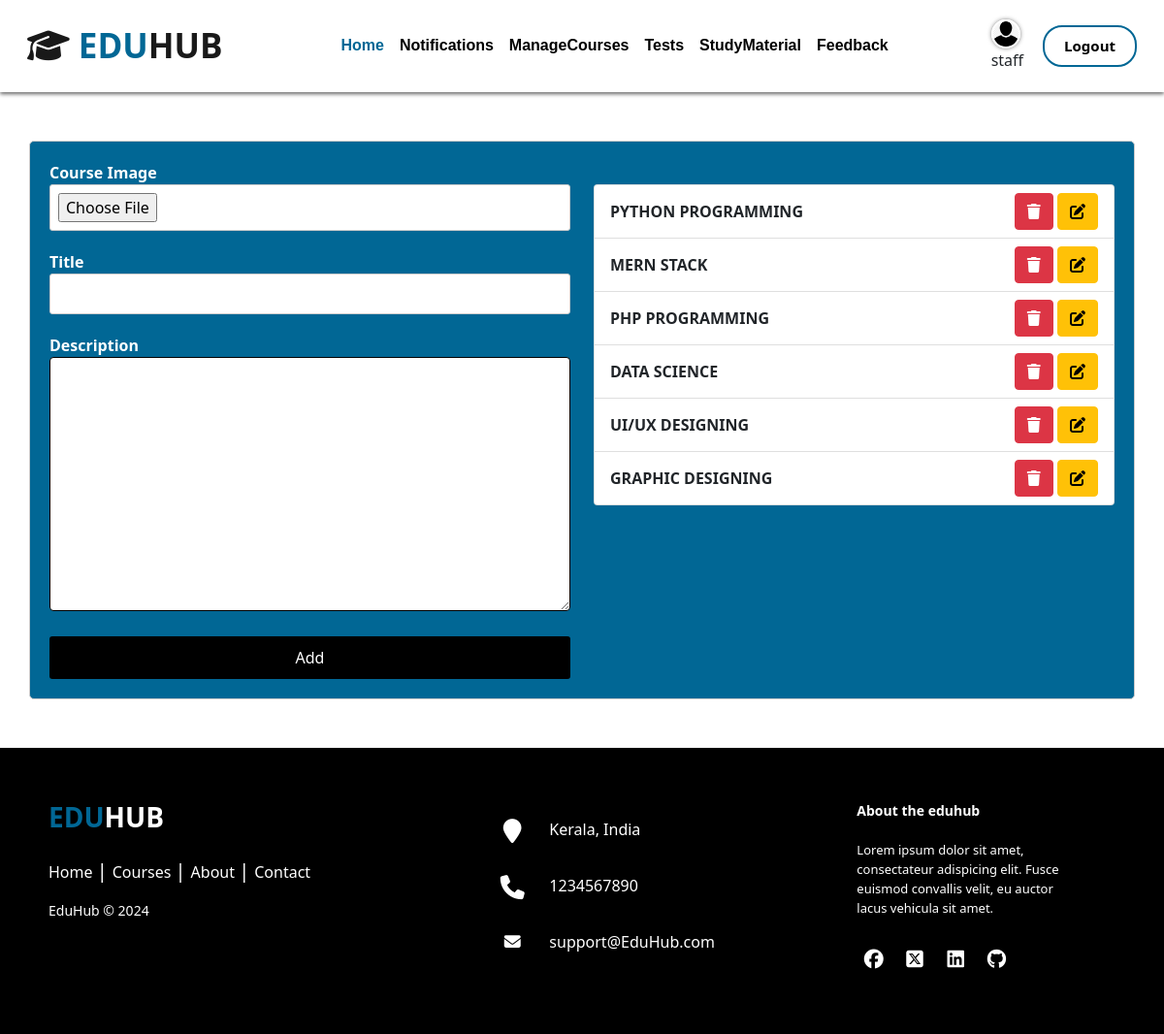
Screenshot of /staff/manage-courses/ (signed in) with the database file from the repository.
### account/models.py (models this page shows)
class CustomUser(AbstractUser):
    is_staff = models.BooleanField(default=False)
    is_student = models.BooleanField(default=False)
    profile_image = models.ImageField(upload_to='profile_images/', blank=True, null=True)

### home/models.py (models this page shows, shortened)
class Course(models.Model):
    staff=models.ForeignKey(Staff,on_delete = models.CASCADE)
    course_image=models.ImageField(upload_to='Course_images/')
    title=models.CharField(max_length=200)
    description=models.TextField(max_length=250)

### staff/views.py (the view)
# urls.py: path('manage-courses/', manage_courses, name='manage_courses'),
def manage_courses(request):
    if request.method == 'POST':
        form = CourseForm(request.POST, request.FILES)
        if form.is_valid():
            course = form.save(commit=False)
            course.staff = request.user.staff
            course.save()
            return redirect('manage_courses')
    else:
        form = CourseForm()
    courses = Course.objects.filter(staff=request.user.staff)
    return render(request, 'staff_templates/manage_course.html', {'form': form, 'courses': courses})

### staff/forms.py
class CourseForm(forms.ModelForm):
    class Meta:
        model = Course
        fields = ['course_image', 'title', 'description']

### templates/staff_templates/manage_course.html (shortened to what this page needs)
{% extends 'base.html' %}
{% block content %}
<div class="container manage-course" style="color: #fff; font-weight: bold;" >
    <div class="row">
        <div class="col-md-6">
            <form method="POST" enctype="multipart/form-data">
                <div class="form-group">
                    <label for="id_course_image">Course Image</label>
                    {{ form.course_image }}
                </div>
                <div class="form-group">
                    <label for="id_title">Title</label>
                    {{ form.title }}
                </div>
                <div class="form-group">
                    <label for="id_description">Description</label>
                    {{ form.description }}
                </div>
                <input type="submit" value="Add"></input>
            </form>
        </div>
        <div class="col-md-6 mt-4">
            <ul class="list-group">
                {% for course in courses %}
                <li class="list-group-item">
                    <div class="d-flex justify-content-between align-items-center">
                        <span>{{ course.title }}</span>
                        <form method="POST" action="{% url 'delete_course' course.id %}">
                            <button type="submit" class="btn btn-danger"><i class="fa-solid fa-trash"></i></button>
                            <a href="{% url 'update_course' course.id %}" class="btn btn-warning"><i class="fas fa-edit"></i></a>
                        </form>
                    </div>
                </li>
                {% endfor %}
            </ul>
        </div>
    </div>
</div>
{% endblock %}

### templates/base.html (shortened to what this page needs)
<!DOCTYPE html>
<html lang="en">
    <head>
        <link
            href="https://cdn.jsdelivr.net/npm/bootstrap@5.0.2/dist/css/bootstrap.min.css"
            rel="stylesheet"
        />
        <link rel="stylesheet" href="https://cdnjs.cloudflare.com/ajax/libs/font-awesome/6.5.1/css/all.min.css">
        {% load static %}
        <link rel="stylesheet" href="{% static 'css/styless.css' %}">
    </head>
    <body>
      <div class="hero-section">
        <nav class="navbar navbar-expand-lg navbar-light p-3 w-100 sticky-top bg-white">
            <div class="container-fluid">
                <a class="navbar-brand" href="/"><i class="fa-solid fa-graduation-cap"></i><span> EDU</span>HUB</a>
                {% if user.is_authenticated %}
                {% if user.is_staff %}
                <div class="collapse navbar-collapse justify-content-lg-center" id="navbarSupportedContent">
                    <ul class="navbar-nav  mb-2 mb-lg-0">
                        <li class="nav-item">
                            <a class="nav-link active" aria-current="page" href="{% url 'staff_dashboard' %}" style="color:#016795;">Home</a>
                        </li>
                        <li class="nav-item">
                          <a class="nav-link" href="{% url 'notifications' %}">Notifications</a>
                      </li>
                        <li class="nav-item">
                          <a class="nav-link" href="{% url 'manage_courses' %}">ManageCourses</a>
                      </li>
                        <li class="nav-item">
                          <a class="nav-link" href="{% url 'question_list' %}">Tests</a>
                      </li>
                    <li class="nav-item">
                      <a class="nav-link" href="{% url 'upload_study_material' %}">StudyMaterial</a>
                  </li>
                  <li class="nav-item">
                    <a class="nav-link" href="{% url 'staff_feedback' %}">Feedback</a>
                </li>
                    </ul>
                  </div>
                  <div style="margin-right: 20px;">
                    {% if user.profile_image %}
                        <a href="{% url 'edit_staff_details' user_id=user.id %}">
                            <img src="{{ user.profile_image.url }}" alt="Profile Image" class="profile-image">
                        </a>
                    {% endif %}
                    <br>
                    <span>{{ user.username }}</span>
                </div>
                  {% endif %}
                  <a href="{% url 'logout' %}" class="btn btn-custom">Logout</a>
            {% endif %}
            </div>
        </nav>
    </div>
    {% block content %} {% endblock %}
    <footer class="footer-distributed mt-4">
      <div class="footer-left">
        <h3 style="font-weight: bold;"><span style="font-weight: bold;">EDU</span>HUB</h3>
        <p class="footer-links">
          <a href="{% url 'home' %}" class="link-1">Home</a>
          <a href="#courses">Courses</a>
          <a href="#about">About</a>
          <a href="#contact">Contact</a>
        </p>
        <p class="footer-company-name">EduHub © 2024</p>
      </div>
      <div class="footer-center">
        <div>
          <i class="fa fa-map-marker"></i>
          <p>Kerala, India</p>
        </div>
        <div>
          <i class="fa fa-phone"></i>
          <p>1234567890</p>
        </div>
        <div>
          <i class="fa fa-envelope"></i>
          <p><a href="#">support@EduHub.com</a></p>
        </div>
      </div>
      <div class="footer-right">
        <p class="footer-company-about">
          <span>About the eduhub</span>
          Lorem ipsum dolor sit amet, consectateur adispicing elit. Fusce euismod convallis velit, eu auctor lacus vehicula sit amet.
        </p>
        <div class="footer-icons">
          <a href="#"><i class="fa-brands fa-facebook"></i></a>
          <a href="#"><i class="fa-brands fa-square-x-twitter"></i></a>
          <a href="#"><i class="fa-brands fa-linkedin"></i></a>
          <a href="#"><i class="fa-brands fa-github"></i></a>
        </div>
      </div>
    </footer>
      </body>
      </html>
    </body>
</html>

### static/css/styless.css (style rules this page uses)
body { padding-top: 95px; }
.navbar { box-shadow: 0 2px 4px rgba(0, 0, 0, 0.6); }
.navbar-light .navbar-nav .nav-link { color: #000; font-size: 16px; line-height: 24px; font-family: "Poppins", sans-serif; }
.navbar-brand { color: #000; font-size: 35px; font-weight: bold; }
.navbar-brand span { color: #016795; font-size: 35px; font-weight: bold; }
.nav-item a { font-size: 20px; font-weight: bold; }
.sticky-top { position: fixed; top: 0; width: 100%; z-index: 1000; }
.btn-custom { color: black; font-size: 15px; font-weight: bold; line-height: 19px; border: 2px solid #016795; border-radius: 20px; padding: 10px 20px; }
.contact input[type="text"], input[type="email"], input[type="number"], textarea { width: 100%; padding: 10px; border: 1px solid #000; border-radius: 4px; }
.form-group { margin-bottom: 20px; }
input[type="text"], input[type="password"], input[type="file"] { background-color: #fff; width: 100%; padding: 8px; border: 1px solid #ccc; border-radius: 3px; }
input[type="submit"] { width: 100%; padding: 10px; border: none; border-radius: 3px; background-color: black; color: #fff; cursor: pointer; }
.profile-image { width: 30px; height: 30px; border-radius: 50%; border: 2px solid #fff; box-shadow: 0 0 4px rgba(0, 0, 0, 0.5); }
.manage-course { margin: 50px auto; padding: 20px; border: 1px solid #ccc; border-radius: 5px; background-color: #016795; }
.manage-course label { color: #fff; font-weight: bold; }
.manage-course input[type="submit"] { width: 100%; padding: 10px; border: none; border-radius: 3px; background-color: black; color: #fff; cursor: pointer; }
.footer-distributed { background: #000; box-shadow: 0 1px 1px 0 rgba(0, 0, 0, 0.12); box-sizing: border-box; width: 100%; text-align: left; font: bold 16px; padding: 55px 50px; }
.footer-distributed .footer-left, .footer-distributed .footer-center, .footer-distributed .footer-right { display: inline-block; vertical-align: top; }
.footer-distributed .footer-left { width: 40%; }
.footer-distributed h3 { color: #ffffff; margin: 0; }
.footer-distributed h3 span { color: #016795; }
.footer-distributed .footer-links { color: #ffffff; margin: 20px 0 12px; padding: 0; }
.footer-distributed .footer-links a { display: inline-block; line-height: 1.8; font-weight: 400; text-decoration: none; color: inherit; }
.footer-distributed .footer-company-name { color: #fff; font-size: 14px; font-weight: normal; margin: 0; }
.footer-distributed .footer-center { width: 35%; }
.footer-distributed .footer-center i { background-color: #000; color: #ffffff; font-size: 25px; width: 38px; height: 38px; border-radius: 50%; text-align: center; line-height: 42px; margin: 10px 15px; vertical-align: middle; }
.footer-distributed .footer-center i.fa-envelope { font-size: 17px; line-height: 38px; }
.footer-distributed .footer-center p { display: inline-block; color: #ffffff; font-weight: 400; vertical-align: middle; margin: 0; }
.footer-distributed .footer-center p a { color: #fff; text-decoration: none; }
.footer-distributed .footer-links a:before { content: "|"; font-weight: 300; font-size: 20px; left: 0; color: #fff; display: inline-block; padding-right: 5px; }
.footer-distributed .footer-links .link-1:before { content: none; }
.footer-distributed .footer-right { width: 20%; }
.footer-distributed .footer-company-about { line-height: 20px; color: #fff; font-size: 13px; font-weight: normal; margin: 0; }
.footer-distributed .footer-company-about span { display: block; color: #ffffff; font-size: 14px; font-weight: bold; margin-bottom: 20px; }
.footer-distributed .footer-icons { margin-top: 25px; }
.footer-distributed .footer-icons a { display: inline-block; width: 35px; height: 35px; cursor: pointer; background-color: #000; border-radius: 2px; font-size: 20px; color: #ffffff; text-align: center; line-height: 35px; margin-right: 3px; margin-bottom: 5px; }

### rows the page displays
CustomUser: profile_image (picture), username "staff"
Course: title "PYTHON PROGRAMMING"
Course: title "MERN STACK"
Course: title "PHP PROGRAMMING"
Course: title "DATA SCIENCE"
Course: title "UI/UX DESIGNING"
Course: title "GRAPHIC DESIGNING"
